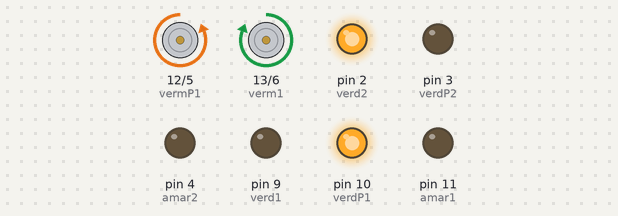
Bench run of a sketch on a simulated Arduino Uno, built with avr-gcc and run on an emulated ATmega328P. Parts: motor-driver pin pairs drawn as motors (green arrow = first pin HIGH = forward, orange = second pin HIGH = backward, longer = more drive), output pins drawn as LEDs (lit = HIGH).

Above: at 1.5 s.
At 4.5 s:
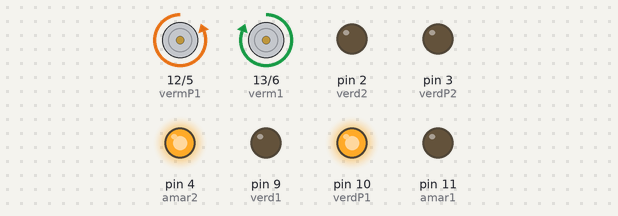
At 7.5 s:
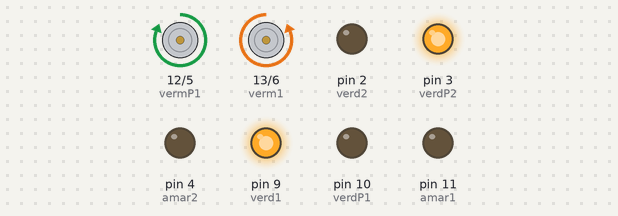
At 10.5 s:
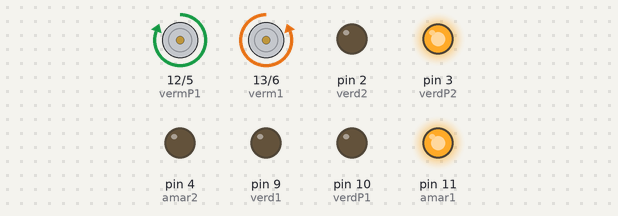
Timing chart, 0 to 15.6 s (numbered marks = the images above):
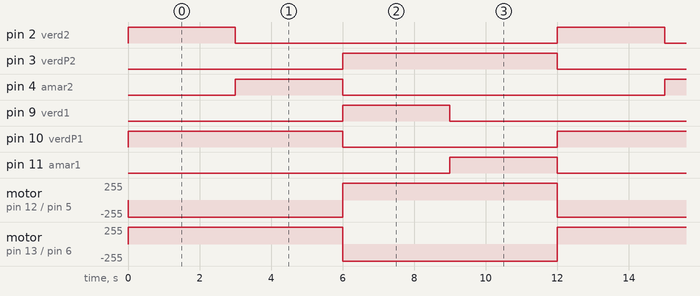

Measured:
- by itself, pin 2 (verd2), pin 4 (amar2), pin 9 (verd1), pin 11 (amar1): alternates HIGH for 3.0 s and LOW for 9.0 s
- by itself, pin 3 (verdP2), pin 10 (verdP1): alternates HIGH for 6.0 s and LOW for 6.0 s
- by itself, motor on pin 12 (vermP1) / pin 5 (vermP2), motor on pin 13 (verm1) / pin 6 (verm2): alternates forward 255/255 for 6.0 s and backward 255/255 for 6.0 s

The sketch:

fantabulous_fulffy1__1_.ino
```cpp
// C++ code
//
void setup()
{
  pinMode(13, OUTPUT);//verm1
  pinMode(12, OUTPUT);//vermP1
  pinMode(11, OUTPUT);//amar1
  pinMode(10, OUTPUT);//verdP1
  pinMode(9, OUTPUT);//verd1
  pinMode(6, OUTPUT);//verm2
  pinMode(5, OUTPUT);//vermP2
  pinMode(4, OUTPUT);//amar2
  pinMode(3, OUTPUT);//verdP2
  pinMode(2, OUTPUT);//verd2
}

void loop()
{
  digitalWrite(13, HIGH);
  digitalWrite(12, LOW);
  digitalWrite(11, LOW);
  digitalWrite(10, HIGH);
  digitalWrite(9, LOW);
  digitalWrite(6, LOW);
  digitalWrite(5, HIGH);
  digitalWrite(4, LOW);
  digitalWrite(3, LOW);
  digitalWrite(2, HIGH);
  delay(3000);

  digitalWrite(13, HIGH);
  digitalWrite(12, LOW);
  digitalWrite(11, LOW);
  digitalWrite(10, HIGH);
  digitalWrite(9, LOW);
  digitalWrite(6, LOW);
  digitalWrite(5, HIGH);
  digitalWrite(4, HIGH);
  digitalWrite(3, LOW);
  digitalWrite(2, LOW);
  delay(3000);

  digitalWrite(13, LOW);
  digitalWrite(12, HIGH);
  digitalWrite(11, LOW);
  digitalWrite(10, LOW);
  digitalWrite(9, HIGH);
  digitalWrite(6, HIGH);
  digitalWrite(5, LOW);
  digitalWrite(4, LOW);
  digitalWrite(3, HIGH);
  digitalWrite(2, LOW);
  delay(3000);

  digitalWrite(13, LOW);
  digitalWrite(12, HIGH);
  digitalWrite(11, HIGH);
  digitalWrite(10, LOW);
  digitalWrite(9, LOW);
  digitalWrite(6, HIGH);
  digitalWrite(5, LOW);
  digitalWrite(4, LOW);
  digitalWrite(3, HIGH);
  digitalWrite(2, LOW);
  delay(3000);
}
```
